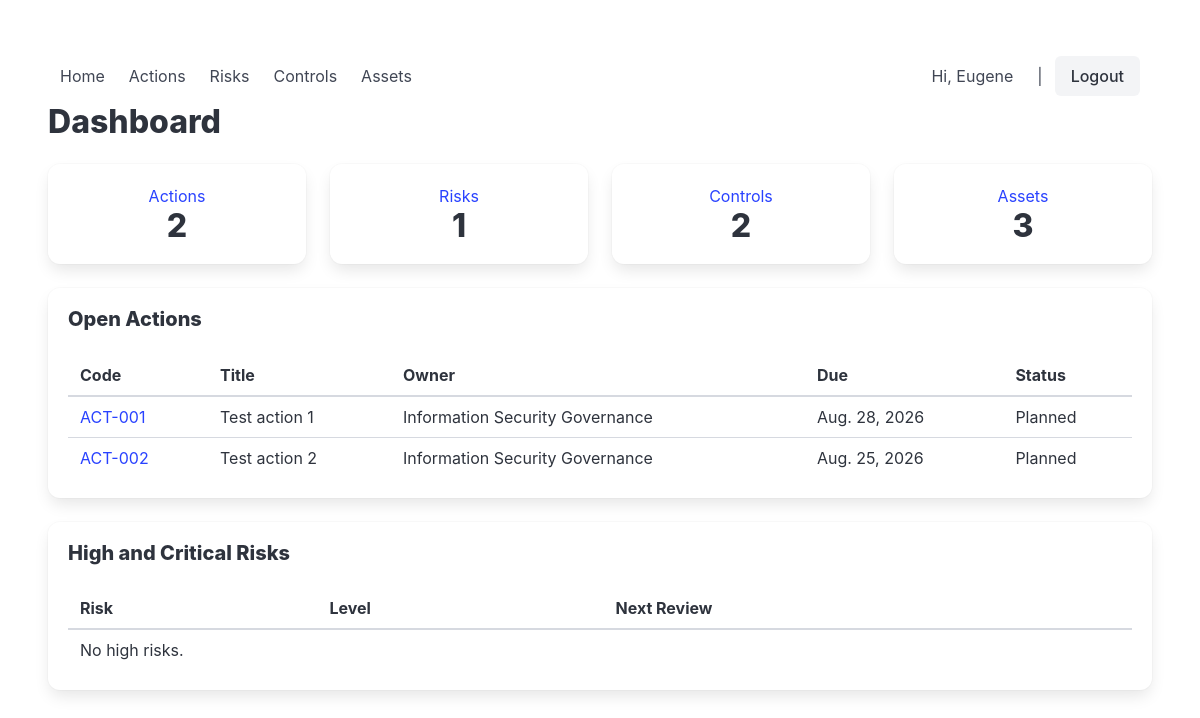
Screenshot of / (signed in) with the database file from the repository.
### car/models.py (models this page shows, shortened)
class TimestampedModel(models.Model):
    created_at = models.DateTimeField(auto_now_add=True)
    updated_at = models.DateTimeField(auto_now=True)
    created_by = models.ForeignKey(
        settings.AUTH_USER_MODEL,
        null=True,
        blank=True,
        on_delete=models.SET_NULL,
        related_name="%(class)s_created",
        editable=False,
    )
    updated_by = models.ForeignKey(
        settings.AUTH_USER_MODEL,
        null=True,
        blank=True,
        on_delete=models.SET_NULL,
        related_name="%(class)s_updated",
        editable=False,
    )
    updated_by_username = models.CharField(
        max_length=150,
        blank=True,
        editable=False,
    )
    class Meta:
        abstract = True

class Action(TimestampedModel):
    action_code = models.CharField(
        max_length=50,
        unique=True,
        help_text="Human-readable action identifier.",)
    title = models.CharField(max_length=255)
    description = models.TextField(blank=True)
    action_type = models.CharField(
        max_length=30,
        choices=ActionType.choices,
    )
    owner = models.ForeignKey(
        Owner,
        related_name="actions",
        on_delete=models.PROTECT,
    )
    priority = models.PositiveSmallIntegerField(
        choices=ActionPriority.choices,
        default=ActionPriority.MEDIUM,
    )
    status = models.CharField(
        max_length=20,
        choices=ActionStatus.choices,
        default=ActionStatus.PLANNED,
    )
    due_date = models.DateField(
        null=True,
        blank=True,
    )
    started_at = models.DateTimeField(
        null=True,
        blank=True,
        editable=False,
    )
    completed_at = models.DateTimeField(
        null=True,
        blank=True,
        editable=False,
    )
    completed_by = models.ForeignKey(
        settings.AUTH_USER_MODEL,
        null=True,
        blank=True,
        on_delete=models.SET_NULL,
        related_name="completed_actions",
        editable=False,
    )
    history = HistoricalRecords()
    class Meta:
        ordering = ["due_date", "title"]

class Owner(TimestampedModel):
    name = models.CharField(help_text="Person or team responsible for this asset", max_length=150)
    contact_prim = models.CharField(help_text="Primary contact in event of an incident/DR", blank=True,null=True)
    users = models.ManyToManyField(
        User,
        through='OwnerMembership',
        related_name='owners'
    )
    def __str__(self):
        return self.name

### car/views.py (the view)
# urls.py: path("", views.main, name="main"),
@login_required
def main(request):
    owners = Owner.objects.filter( ownermembership__user=request.user ).distinct()
    assets = Asset.objects.filter( owner__in=owners )
    controls = Control.objects.filter( owner__in=owners )
    risks = Risk.objects.filter( owner__in=owners )
    actions = Action.objects.filter( owner__in=owners )
    action_status = (
        actions.values("status")
        .annotate(total=Count("id"))
        .order_by("status")
    )
    context = {
        "owners": owners,
        "asset_count": assets.count(),
        "control_count": controls.count(),
        "risk_count": risks.count(),
        "action_count": actions.count(),
        "planned_actions":
            actions.filter(
                status=ActionStatus.PLANNED
            ).count(),
        "in_progress_actions":
            actions.filter(
                status=ActionStatus.IN_PROGRESS
            ).count(),
        "completed_actions":
            actions.filter(
                status=ActionStatus.COMPLETED
            ).count(),
        "recent_actions":
            actions.order_by(
                "-updated_at"
            )[:10],
        "high_risks":
            risks.filter(
                residual_level__gte=3
            ).order_by(
                "-residual_level"
            )[:10],
        "action_status": list(action_status),
    }
    return render(request, "car/main.html", context,)

### car/templates/car/main.html
{% extends "car/base.html" %}
{% block content %}
{% load static %}
  <h1 class="title">Dashboard</h1>
	<div class="columns">
		<div class="column">
			<div class="box has-text-centered">
				<a class="heading" href="{% url 'car:action_list' %}">Actions</a>
				<p class="title">{{ action_count }}</p>
			</div>
		</div>
		<div class="column">
			<div class="box has-text-centered">
				<a class="heading" href="{% url 'car:risk_list' %}">Risks</a>
				<p class="title">{{ risk_count }}</p>
			</div>
		</div>
		<div class="column">
			<div class="box has-text-centered">
				<a class="heading" href="{% url 'car:control_list' %}">Controls</a>
				<p class="title">{{ control_count }}</p>
			</div>
		</div>
		<div class="column">
			<div class="box has-text-centered">
				<a class="heading" href="{% url 'car:asset_list' %}">Assets</a>
				<p class="title">{{ asset_count }}</p>
			</div>
		</div>
	</div>
	<div class="box">
		<h2 class="title is-5">Open Actions</h2>
		<table class="table is-fullwidth">
			<thead>
			  <tr>
				<th>Code</th>
				<th>Title</th>
				<th>Owner</th>
				<th>Due</th>
				<th>Status</th>
			  </tr>
			</thead>
			<tbody>
			  {% for action in recent_actions %}
				<tr>
					<td><a href="{% url 'car:action_edit' action.pk %}">
							{{ action.action_code }}
						</a>
					</td>
					<td>{{ action.title }}</td>
					<td>{{ action.owner }}</td>
					<td>{{ action.due_date }}</td>
					<td>{{ action.get_status_display }}</td>
				</tr>
			  {% endfor %}
			</tbody>
		</table>
	</div>
	<div class="box">
		<h2 class="title is-5">High and Critical Risks</h2>
		<table class="table is-fullwidth">
			<thead>
			  <tr>
				<th>Risk</th>
				<th>Level</th>
				<th>Next Review</th>
			  </tr>
			</thead>
			<tbody>
			  {% for risk in high_risks %}
				<tr>
					<td><a href="{% url 'car:risk_edit' risk.pk %}">
                        {{ risk.risk_code }}
                    </a>
					</td>
					<td>{{ risk.get_residual_level_display }}</td>
					<td>{{ risk.next_review_date }}</td>
				</tr>
			  {% empty %}
				<tr>
					<td colspan="3">No high risks.</td>
				</tr>
			  {% endfor %}
			</tbody>
		</table>
	</div>
{% endblock %}

### car/templates/car/base.html (shortened to what this page needs)
<!DOCTYPE html>
{% load static %}
<html lang="en">
  <head>
    <link rel="stylesheet" href="https://cdn.jsdelivr.net/npm/bulma@1.0.4/css/bulma.min.css">
  </head>
  <body class="section">
    <nav class="navbar" role="navigation" aria-label="main navigation">
      <div id="mainNavbar" class="navbar-menu">
        <div class="navbar-start">
          <a class="navbar-item" href="{% url 'car:main' %}">Home</a>
          <a class="navbar-item" href="{% url 'car:action_list' %}">Actions</a>
          <a class="navbar-item" href="{% url 'car:risk_list' %}">Risks</a>
          <a class="navbar-item" href="{% url 'car:control_list' %}">Controls</a>
          <a class="navbar-item" href="{% url 'car:asset_list' %}">Assets</a>
        </div>
        <div class="navbar-end">
          <div class="navbar-item">
            <div class="buttons">
              {% if user.is_authenticated %}
                <a class="navbar-item">Hi, {{ user.first_name }}</a> |
                <a class="button is-light" hx-post="{% url 'logout' %}">Logout</a>
              {% else %}
                <a class="button is-primary" hx-post="{% url 'login' %}">Login</a>
              {% endif %}
            </div>
          </div>
        </div>
      </div>
    </nav>
    {% block content %}{% endblock %}
  </body>
</html>

### rows the page displays
Action: action_code "ACT-001", title "Test action 1", owner "Information Security Governance", due_date "Aug. 28, 2026", status "Planned"
Action: action_code "ACT-002", title "Test action 2", owner "Information Security Governance", due_date "Aug. 25, 2026", status "Planned"

### other values shown
{{ user.first_name }} "Eugene"
{{ action_count }} "2"
{{ risk_count }} "1"
{{ control_count }} "2"
{{ asset_count }} "3"
